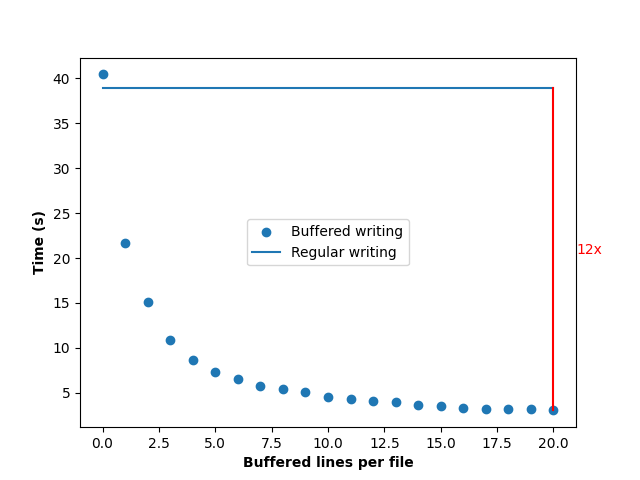

The script that drew this image:
from matplotlib import pyplot
from numpy      import min
from os         import getcwd, mkdir, path
from random     import randint
from time       import time

from buffered_writer import BufferedWriter

lines_to_write = 100_000
files_to_write = 1000
min_buffered   = 0
max_buffered   = 20

lines = [randint(0,1_000_000_000_000) for _ in range(lines_to_write)]

# 1. Regular writing

out_dir = path.join(getcwd(), "regular")

mkdir(out_dir)
start   = time()

for line in lines:

    file_path = path.join(out_dir, f"file_{line%files_to_write}")
    with open(file_path, "a") as file:
        file.write(str(line)+"\n")

regular_time = time() - start

# 2. Buffered writing 

buffered_lines = list(range(min_buffered,max_buffered+1))
buffered_times = []

for i in buffered_lines:

    print(i)

    out_dir = path.join(getcwd(), f"buffered_{i}_lines")
    mkdir(out_dir)

    start = time()

    with BufferedWriter(out_dir=out_dir, lines_per_file=i) as writer:

        for line in lines:
            writer.write_line(f"file_{str(line%files_to_write)}", str(line))
    
    buffered_times.append(time()-start)

fig, axes = pyplot.subplots()

m = buffered_times.index(min(buffered_times))
axes.scatter(buffered_lines, buffered_times, label="Buffered writing")
axes.set_xlabel("Buffered lines per file", fontweight="bold")
axes.set_ylabel("Time (s)", fontweight="bold")
axes.plot([min_buffered,max_buffered],[regular_time,regular_time], label="Regular writing")
axes.plot([m, m],[min(buffered_times),regular_time], color="red")
axes.text(min(buffered_times)+((regular_time-min(buffered_times))/2), m+0.5, f"{int(regular_time/min(buffered_times))}x", color="red")
axes.legend()
pyplot.show()
